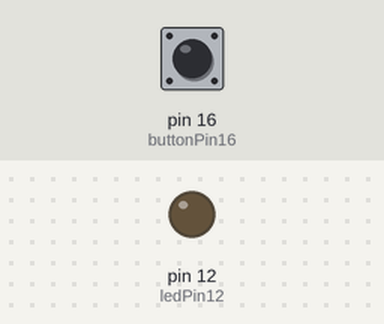
This program was run on a simulated Raspberry Pi (header pin numbers). Shown: output pins drawn as LEDs (lit = HIGH). The test bench sets the inputs (shaded band); at power-on: pin 16 (buttonPin16) HIGH.

Above: at 1.2 s.
1.3 s: pin 16 (buttonPin16) pulled LOW for 0.15 s
At 1.37 s:
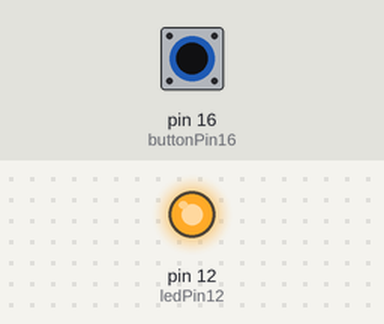
2.9 s: pin 16 (buttonPin16) pulled LOW for 3.2 s
At 6.6 s:
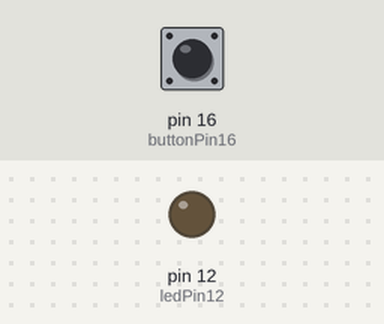
Timing chart, 0 to 8.1 s (numbered marks = the images above; inputs shaded):
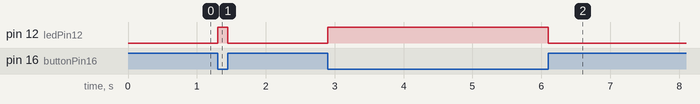

The program:

RPi_GPIO_test.py
```python
import RPi.GPIO as GPIO
GPIO.setmode(GPIO.BOARD)
ledPin12 = 12
buttonPin16 = 16
GPIO.setup(ledPin12, GPIO.OUT)
GPIO.setup(buttonPin16, GPIO.IN, pull_up_down=GPIO.PUD_UP)
while True:
  buttonState = GPIO.input(buttonPin16)
  if buttonState == False:
    GPIO.output(ledPin12, GPIO.HIGH)
  else:
    GPIO.output(ledPin12, GPIO.LOW)
```

Measured:
- after the input at 1.3 s, pin 12 (ledPin12): LOW → HIGH at once, → LOW 0.15 s later
- after the input at 2.9 s, pin 12 (ledPin12): LOW → HIGH at once, → LOW 3.2 s later
